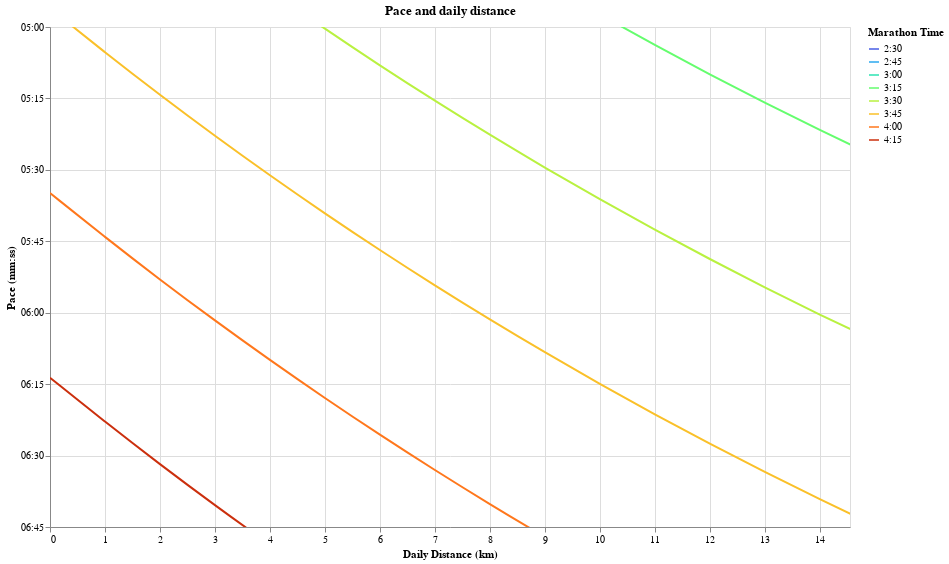

The notebook cell this image was saved under:
### Code cell
marathon_times = (
    alt.Chart(times_df)
    .mark_line(interpolate="basis")
    .encode(
        x=alt.X(
            "km_day:Q",
            title="Daily Distance (km)",
            scale=alt.Scale(
                domain=[0, daily_df.loc[start_date:last_date].distance_km.max()]
            ),
        ),
        y=alt.Y(
            "pace:Q",
            title="Pace (mm:ss)",
            scale=alt.Scale(
                reverse=True,
                zero=False,
                domain=(300, 405),
            ),
            axis=alt.Axis(
                values=pace_ticks_values,
                labelExpr="datum.value > 0 ? timeFormat(datum.value * 1000, '%M:%S') : ''",
            ),
        ),
        color=alt.Color(
            "marathon_time:N",
            title="Marathon Time",
            scale=alt.Scale(scheme="turbo"),
            legend=alt.Legend(
                labelExpr="floor(datum.value) + ':' + (floor((datum.value % 1) * 60) < 10 ? '0' : '') + floor((datum.value % 1) * 60)"
            ),
        ),
        tooltip=[
            alt.Tooltip("km_day:Q", title="Distance (km)"),
            alt.Tooltip("formatted_pace:N", title="Pace (mm:ss)"),
            alt.Tooltip("marathon_time:Q", title="Marathon time (hours)"),
        ],
    )
    .properties(width=800, height=500, title="Pace and daily distance")
    .interactive()
)

marathon_times.show()

### Figure 1 — Vega-Lite specification as saved in the notebook (floating-point values rounded to 4 significant figures; data arrays with more than 128 entries replaced by an {"elided": "..."} marker saying what was removed)
{"config": {"view": {"continuousWidth": 300, "continuousHeight": 300}}, "data": {"name": "data-12b766e5ae5d6d30aa3f53cb02070fd0"}, "mark": {"type": "line", "interpolate": "basis"}, "encoding": {"color": {"field": "marathon_time", "legend": {"labelExpr": "floor(datum.value) + ':' + (floor((datum.value % 1) * 60) < 10 ? '0' : '') + floor((datum.value % 1) * 60)"}, "scale": {"scheme": "turbo"}, "title": "Marathon Time", "type": "nominal"}, "tooltip": [{"field": "km_day", "title": "Distance (km)", "type": "quantitative"}, {"field": "formatted_pace", "title": "Pace (mm:ss)", "type": "nominal"}, {"field": "marathon_time", "title": "Marathon time (hours)", "type": "quantitative"}], "x": {"field": "km_day", "scale": {"domain": [0, 14.55]}, "title": "Daily Distance (km)", "type": "quantitative"}, "y": {"axis": {"labelExpr": "datum.value > 0 ? timeFormat(datum.value * 1000, '%M:%S') : ''", "values": [240, 255, 270, 285, 300, 315, 330, 345, 360, 375, 390, 405, 420, 435, 450, 465]}, "field": "pace", "scale": {"domain": [300, 405], "reverse": true, "zero": false}, "title": "Pace (mm:ss)", "type": "quantitative"}}, "height": 500, "params": [{"name": "param_7", "select": {"type": "interval", "encodings": ["x", "y"]}, "bind": "scales"}], "title": "Pace and daily distance", "width": 800, "$schema": "https://vega.github.io/schema/vega-lite/v5.17.0.json", "datasets": {"data-12b766e5ae5d6d30aa3f53cb02070fd0": {"elided": "400 records"}}}
